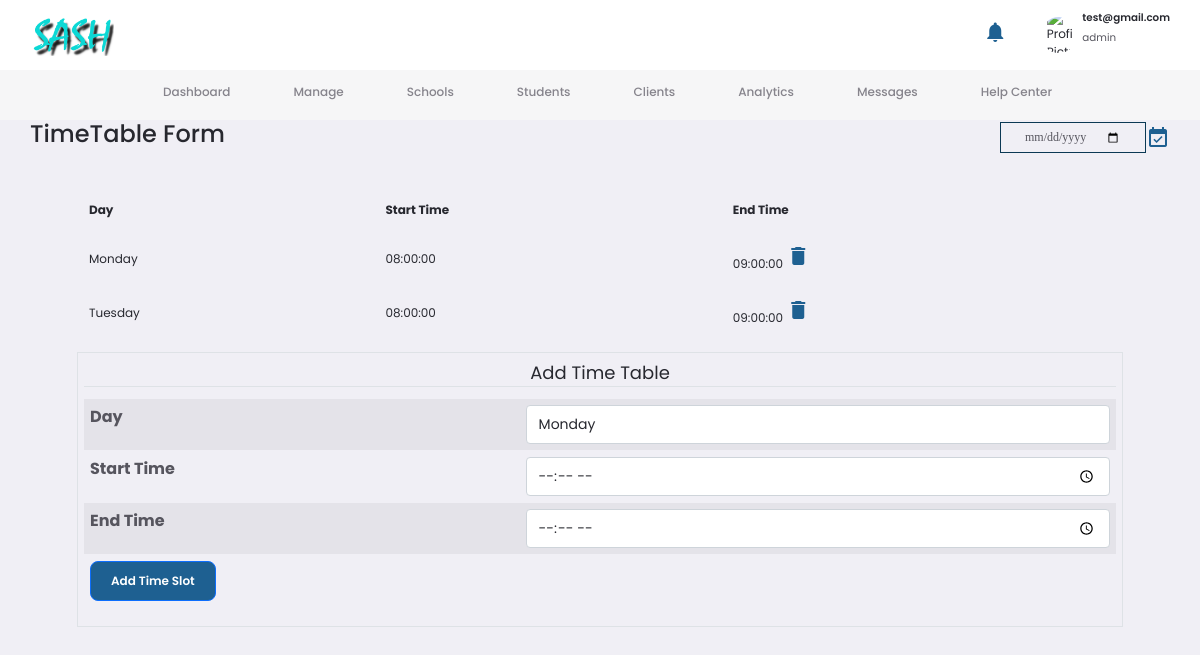
The app's page /timetable/1 (signed in) with its own data.
### mainapp/models.py (models this page shows, shortened)
class User(db.Model, UserMixin):
    __tablename__ = 'users'
    id = db.Column(db.Integer, primary_key=True)
    firstname = db.Column(db.String(60), nullable=False)
    lastname = db.Column(db.String(60), nullable=False)
    date_of_birth = db.Column(db.DateTime, nullable=False, default=datetime.utcnow)
    gender = db.Column(db.String(60), nullable=False)
    phonenumber = db.Column(db.String(60), nullable=False)
    email = db.Column(db.String(120), nullable=False, unique=True)
    password = db.Column(db.String(120), nullable=False)
    address = db.Column(db.Text, nullable=False)
    role = db.Column(db.String(60), nullable=False)
    contract = db.Column(db.Integer, nullable=False, default=3)
    academic_transcripts = db.Column(db.String(20), nullable=False,  default="user.png")
    personal_doc = db.Column(db.String(20), nullable=False, default="user.png")
    profile_image = db.Column(db.String(20), nullable=False, default="user.png")
    clients = db.relationship('Client', backref='user_therapist', lazy=True)
    schools = db.relationship('School', backref='school_therapist', lazy=True)
    schoolssessions = db.relationship('SchoolSession', backref='session_therapist', lazy=True)
    clientsessions = db.relationship('ClientSession', backref='session_therapist', lazy=True)
    notification = db.relationship('Notifications', backref='user', lazy=True)

class TimeTable(db.Model):
    __tablename__ = 'timetables'
    id = db.Column(db.Integer, primary_key=True)
    day = db.Column(db.String, nullable=False)
    start_time = db.Column(db.Time, nullable=False,default=datetime.utcnow)
    end_time = db.Column(db.Time, nullable=False, default=datetime.utcnow)
    client_id = db.Column(db.Integer, db.ForeignKey('clients.id'))
    therapist_id = db.Column(db.Integer, db.ForeignKey('users.id'))

### mainapp/routes.py (the view, shortened to what this page needs)
@app.route('/timetable/<int:client_id>', methods=['GET', 'POST'])
@login_required
def timetable(client_id):
    form = TimeTableForm()
    client = Client.query.get_or_404(client_id)
    return render_template('timetable.html', form=form, client=client)

### mainapp/Forms.py
class TimeTableForm(FlaskForm):
    day = SelectField('Day', choices=[
        ('Monday', 'Monday'),
        ('Tuesday', 'Tuesday'),
        ('Wednesday', 'Wednesday'),
        ('Thursday', 'Thursday'),
        ('Friday', 'Friday'),
        ('Saturday', 'Saturday'),
        ('Sunday', 'Sunday')
    ], validators=[DataRequired()])
    start_time = TimeField('Start Time', validators=[DataRequired()])
    end_time = TimeField('End Time', validators=[DataRequired()])
    submit = SubmitField('Submit')

### mainapp/models.py (called while the page is built)
@login_manager.user_loader
def load_user(user_id):
    return User.query.get(int(user_id))

### mainapp/templates/timetable.html (shortened to what this page needs)
{% extends 'admin.html' %}
{% block title %}
  TimeTable Form
{% endblock title %}
{% block content %}
  <div class="container">
    <table class="mb-3">
      <tr>
        <th>Day</th>
        <th>Start Time</th>
        <th>End Time</th>
      </tr>
      {% if client.timetables %}
        {% for entry in client.timetables %}
          <tr>
            <td>{{ entry.day }}</td>
            <td>{{ entry.start_time }}</td>
            <td>{{ entry.end_time }}
              <span class="material-icons" data-bs-toggle="modal" data-bs-target="#deleteModal">delete</span>
            </td>
          </tr>
        {% endfor %}
      {% else %}
        <tr>
          <td colspan="3">No Timetimes</td>
        </tr>
      {% endif %}
    </table>
    <form action="" method="post">
      <fieldset class="form-group border p-2">
        <legend class="border-bottom mb-3">Add Time Table</legend>
        <table class="table table-striped">
          <tr class="tbl-tr-flex">
            <th scope="row" class="form-control-label">
              <p class="form-control-label">Day</p>
            </th>
            <td>{{ form.day(class="form-control") }}</td>
          </tr>
          <tr class="tbl-tr-flex">
            <th scope="row" class="form-control-label">
              <p class="form-control-label">Start Time</p>
            </th>
            <td>{{ form.start_time(class="form-control") }}</td>
          </tr>
          <tr class="tbl-tr-flex">
            <th scope="row" class="form-control-label">
              <p class="form-control-label">End Time</p>
            </th>
            <td>{{ form.end_time(class="form-control") }}</td>
          </tr>
          <tr>
            <td colspan="2">
              <input type="submit" value="Add Time Slot" class="btn btn-primary">
            </td>
          </tr>
        </table>
      </fieldset>
    </form>
  </div>
{% endblock %}

### mainapp/templates/admin.html (shortened to what this page needs)
<!DOCTYPE html>
<html lang="en" class="{{ 'dark-theme' if session.get('theme', 'light') == 'dark' else '' }}">
<head>
      <link href="https://cdn.jsdelivr.net/npm/bootstrap@5.0.2/dist/css/bootstrap.min.css" rel="stylesheet">
  <link rel="stylesheet" href="https://cdnjs.cloudflare.com/ajax/libs/font-awesome/6.2.0/css/all.min.css" />
  <link rel="stylesheet" href="{{url_for('static', filename='css/style.css')}}">
  <link rel="stylesheet" href="{{url_for('static', filename='css/admin.css')}}">
  <link rel="stylesheet" href="{{url_for('static', filename='css/other.css')}}">
</head>
<body>
  <nav>
    <div class="container">
      <img src="{{url_for('static', filename='images/sash.png')}}" alt="Logo" class="logo">
      <div class="profile-area">
        <div class="notify action-btn" id="notifications">
          <span class="material-icons">notifications</span>
          <span id="notification-badge-count" class="badge bg-error circle flex-center">10</span>
        </div>
        <div class="profile">
          <div class="profile-photo">
            <img src="{{profile_image}}" alt="Profile Picture">
          </div>
          <div>
            <h5>{{current_user.email}}</h5>
            <p>{{current_user.role}}</p>
          </div>
        </div>
      </div>
    </div>
  </nav>
  <main>
    <aside>
      <div class="sidebar">
        <a href="{{url_for('Home')}}" class="dash-section active" id="dashboard">
          <h4>Dashboard</h4>
        </a>
        <a href="{{url_for('manage')}}" class="dash-section" id="manage">
          <h4>Manage</h4>
        </a>
        <a href="{{url_for('schools')}}" class="dash-section" id="schools">
          <h4>Schools</h4>
        </a>
        <a href="{{url_for('students')}}" class="dash-section" id="students">
          <h4>Students</h4>
        </a>
        <a href="{{url_for('clients')}}" class="dash-section" id="users">
          <h4>Clients</h4>
        </a>
        <a href="{{url_for('analytics')}}" class="dash-section" id="analytics">
          <h4>Analytics</h4>
        </a>
        <a href="{{url_for('messages')}}" class="dash-section" id="messages">
          <h4>Messages</h4>
        </a>
        <a href="{{url_for('help_center')}}" class="dash-section" id="help-center">
          <h4>Help Center</h4>
        </a>
      </div>
    </aside>
    <section class="middle" id='middle'>
      <div class="header">
        <h1>{%block title%}Dashboard{%endblock title%}</h1>
        <div class="overview-date">
          <input type="date" title='date' value={{current_date}} readonly>
          <i class="material-icons" id="btn-all-sessions">event_available</i>
        </div>
      </div>
      <div class="middle-inner active" id="dashboard-content" >
        {% block content %}{% endblock content%}
      </div>
    </section>
  </main>
</body>
</html>

### mainapp/static/css/style.css (style rules this page uses)
:root { --primary-color:#1e6091; --secondary-color: #0b3954; }
* { box-sizing: border-box; margin: 0; padding: 0; }
body { font-family: 'Segoe UI', Tahoma, Geneva, Verdana, sans-serif; background: #333; }
a { text-decoration: none; margin-left: 15px; font-size: 1rem; cursor: pointer; }
.logo { width: 120px; height: auto; }
span { color: var(--primary-color); }
section { display: flex; flex-direction: column; align-items: center; justify-content: center; text-align: center; scroll-snap-align: center; }

### mainapp/static/css/admin.css (style rules this page uses)
:root { --color-white: #FFFFFF; --color-light: #f0eff5; --color-aside:#f6f6f7; --color-gray-light: #86848C; --color-gray-dark: #56555E; --color-dark: #27282F; --color-card:#f0eff5; --bg-purple-light:#f0e6ff; --bg-purple:#f0e6ff; --primary-color:#1e6091; --secondary-color: #0b3954; --card-border-radius: 1.6rem; --notification-width: 420px; }
* { margin: 0; padding: 0; border: 0; outline: none !important; appearance: none; text-decoration: none; list-style: none; box-sizing: border-box; }
html { font-size: 12px; }
body { background: var(--color-light); font-family: poppins, sans-serif; min-height: 100vh; color: var(--color-dark); overflow: hidden; }
img { width: 100%; }
h1 { font-size: 2.2rem; }
h4 { font-size: 1rem; }
h5 { font-size: 0.86rem; font-weight: 500; }
p { font-size: 0.86rem; color: var(--color-gray-dark); }
nav { width: 100vw; background: var(--color-white); padding: 1rem 0; }
nav .container { display: flex; justify-content: space-between; align-items: center; position: relative; width: 96%; margin: 0 auto; padding: 0; }
nav img.logo { width: 7rem; }
nav .profile-area { display: flex; align-items: center; justify-content: space-between; gap: 10px; }
nav .profile-area .profile { display: flex; align-items: center; gap: 5px; cursor: pointer; }
nav .profile-area .profile h5 { font-weight: 600; }
nav .profile-area .profile p { font-weight: 400; }
nav .profile-area .profile .profile-photo { display: flex; justify-content: center; align-items: center; width: 3rem; height: 3rem; border-radius: 50%; overflow: hidden; }
nav .profile-area .profile img { width: 70%; }
main { display: flex; flex-direction: column; width: 100%; padding: 0 auto 4rem; align-items: center; justify-content: center; }
main aside { width: 100%; transition: 0.5s ease-in-out; background: var(--color-aside); }
main aside .sidebar { display: flex; justify-content: center; align-items: center; width: 100%; }
main aside .sidebar a { display: flex; align-items: center; gap: 1rem; height: 4.2rem; color: var(--color-gray-light); position: relative; cursor: pointer; font-size: 4rem; padding: 1rem 2rem; text-wrap: nowrap; }
main aside .sidebar a.active::before { content: ''; width: 6px; height: 100%; position: absolute; }
main aside .sidebar h4 { font-weight: 500; }
.container { width: 100%; }
main section.middle { position: relative; bottom: 20px; width: 100%; overflow: auto; padding: 0 20px 40px; }
.overview-date { display: flex; justify-content: baseline; align-items: center; }
.overview-date { color: var(--primary-color); cursor: pointer; }
main section.middle .header { display: flex; align-items: center; font-size: 24px; gap: 1rem; justify-content: space-between; margin: 10px 0 0 0; width: 100%; padding: 10px; }
main section.middle .header h1 { font-size: 24px; }
main section.middle .header input[type='date'] { padding: 0.5rem 2rem; border-radius: var(--border-radius-2); background: var(--color-light); color: var(--color-gray-dark); margin: 0; font-family: none; font-size: 1rem; line-height: 1.4; }
main section.middle .middle-inner { display: none; overflow: auto; width: 100%; max-width: 1200px; justify-content: center; align-items: center; height: 75vh; padding: 2rem 4rem; padding-bottom: 4rempx; }
main section.middle .middle-inner.active { display: block; width: 100%; }
#notifications { cursor: pointer; }
.profile { position: relative; display: inline-block; }
.btn { display: inline-block; padding: 10px 20px; border-radius: 8px; text-decoration: none; font-weight: 600; transition: background-color 0.3s, color 0.3s; }
.btn-primary { background-color: var(--primary-color); color: #fff; }
.header { margin-bottom: 10px; }
.material-icons-sharp, .material-icons { transition: all 0.3s ease-in-out; }
table { width: 100%; border-collapse: collapse; }
th, td { padding: 12px; text-align: left; border-bottom: 1px solid var(--color-light); }
th { background-color: var(--color-light); }

### records on screen
User: email "test@gmail.com", role "admin"
TimeTable: day "Monday", start_time "08:00:00", end_time "09:00:00"
TimeTable: day "Tuesday", start_time "08:00:00", end_time "09:00:00"
